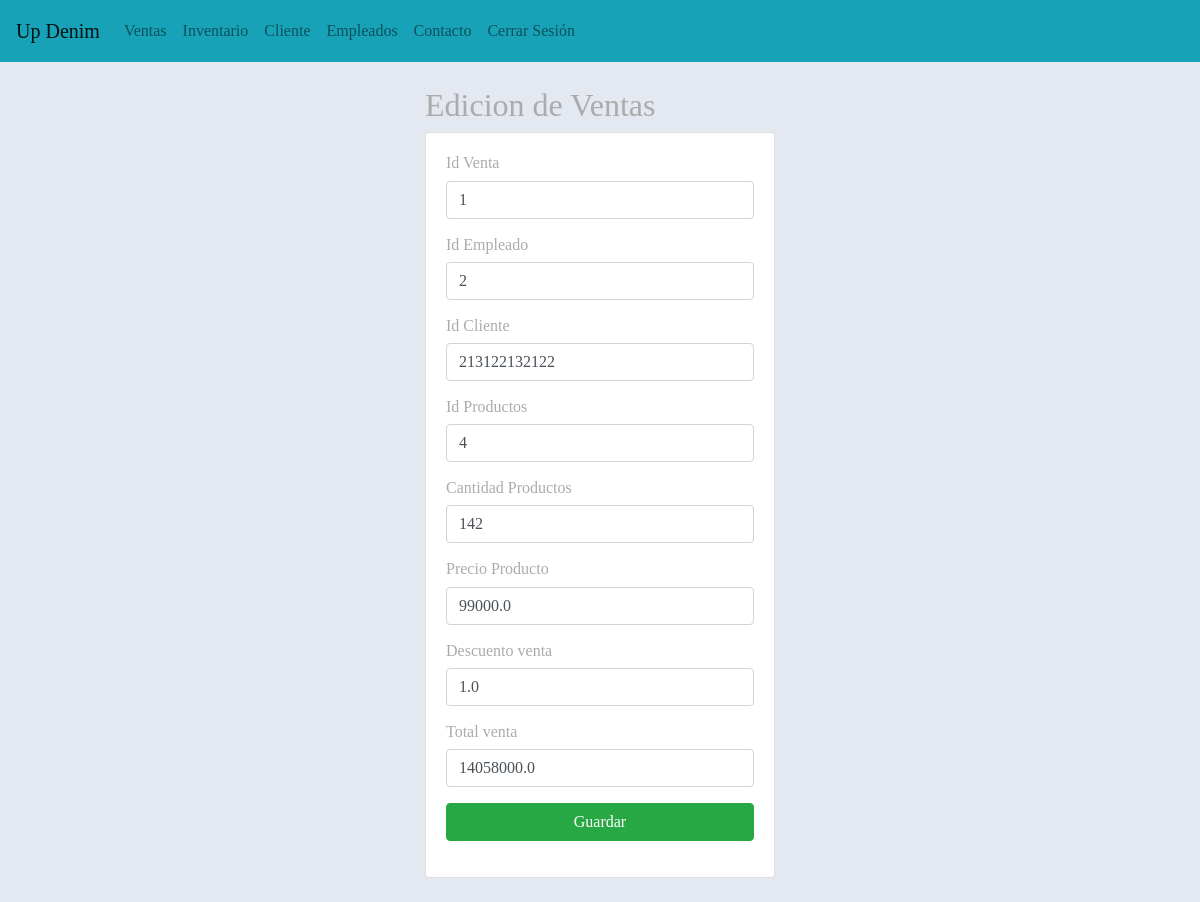
/edicionVenta/1 (signed in), run on the app's committed database.
### aplicaciones/Academico/models.py (models this page shows, shortened)
class Ventas(models.Model):
    idVenta = models.AutoField(primary_key=True)
    cantidadProductos = models.CharField(max_length=50)
    descuentoVenta = models.CharField(max_length=50)
    precioProducto = models.CharField(max_length=50)
    idCliente = models.ForeignKey(Cliente, on_delete=models.CASCADE)
    idEmpleado = models.ForeignKey(Empleado, on_delete=models.CASCADE)  # Corrección aquí
    idProducto = models.CharField(max_length=50)
    TotalVenta = models.CharField(max_length=50)

class Empleado(models.Model):
    idEmpleado = models.AutoField(primary_key=True)
    idDocumentoEmp = models.ForeignKey(Persona, on_delete=models.CASCADE)
    fechaIngreso = models.DateField()
    salario = models.FloatField()
    fechaNacimiento = models.DateField()
    rh = models.CharField(max_length=5)
    idarl = models.ForeignKey(Arl, on_delete=models.CASCADE)
    ideps = models.ForeignKey(Eps, on_delete=models.CASCADE)
    idFondoPension = models.ForeignKey(Fondopension, on_delete=models.CASCADE)
    idCargoEmpleado = models.ForeignKey(CargoEmpleado, on_delete=models.CASCADE)
    iduser = models.ForeignKey(Usuario, on_delete=models.CASCADE)
    idrol = models.ForeignKey(Rol, on_delete=models.CASCADE)
    def __str__(self):
        return f"{self.idEmpleado}"

class Cliente(models.Model):
    idcliente = models.IntegerField(primary_key=True)
    cupocredito = models.IntegerField()
    iddocumento = models.ForeignKey(Persona, on_delete=models.CASCADE)
    idtipocomercio = models.ForeignKey(Tipocomercio, on_delete=models.CASCADE)
    idtipocliente = models.ForeignKey(Tipocliente,on_delete=models.CASCADE)
    def __str__(self):
        return f"{self.iddocumento}"

class Persona(models.Model):
    iddocumento = models.AutoField(primary_key=True)
    primernombre = models.CharField(max_length=45, null=False, blank=False)
    segundonombre = models.CharField(max_length=45, blank=True, null=True)
    primerapellido = models.CharField(max_length=45, null=False, blank=False)
    segundoapellido = models.CharField(max_length=45, blank=True, null=True)
    idcontacto = models.ForeignKey(Contacto, on_delete=models.CASCADE)
    iddireccion = models.ForeignKey(Direccion, on_delete=models.CASCADE)
    idgenero = models.ForeignKey(Genero, on_delete=models.CASCADE)
    def __str__(self):
        texto = '{0}'
        return texto.format(self.iddocumento)

### aplicaciones/Academico/views.py (the view)
# urls.py: path('edicionVenta/<int:idVenta>',views.edicionVenta, name='edicionVenta'),
@login_required
def edicionVenta(request, idVenta):
    venta = Ventas.objects.get(idVenta=idVenta)
    messages.success(request, '¡Venta actualizada!')
    return render(request, "edicionVenta.html", {"ventas": venta})

### aplicaciones/Academico/templates/edicionVenta.html (shortened to what this page needs)
{% extends "./base.html" %}
{% block body %}
<div class= "row">
    <div class="col-md-4 offset-md-4">
        <h2> Edicion de Ventas </h2>
        <div class="card">
            <div class="card-body">
                <form action="/editarVenta/" method="POST">  {% csrf_token %}
                    <div class="form-group">
                        <h6>Id Venta</h6>
                        <input type="text" id="txtIdEditar" name="txtIdEditar" value="{{ventas.idVenta}}" class="form-control" placeholder="Id" minlength="3" maxlength="58"  required>
                    </div>
                    <div class="form-group">
                        <h6>Id Empleado</h6>
                        <input type="text" id="txtEmpleado" name="txtEmpleado" value="{{ventas.idEmpleado}}"class="form-control" placeholder="Cantidad Productos" minlength="1" maxlength="58"  required>
                    </div>
                    <div class="form-group">
                        <h6>Id Cliente</h6>
                        <input type="text" id="txtClientes" name="txtClientes" value="{{ventas.idCliente}}"class="form-control" placeholder="Id Empleado" minlength="1" maxlength="58"  required>
                    </div>
                    <div class="form-group">
                        <h6>Id Productos</h6>
                        <input type="text" id="txtProducto" name="txtProducto" value="{{ventas.idProducto}}" class="form-control" placeholder="Id Cliente" minlength="1" maxlength="58"  required>
                    </div>
                    <div class="form-group">
                        <h6>Cantidad Productos</h6>
                        <input type="text" id="txtCantidad" name="txtCantidad" value="{{ventas.cantidadProductos}}" class="form-control" placeholder="ID Producto" minlength="1" maxlength="58" required>
                    </div>
                    <div class="form-group">
                        <h6>Precio Producto</h6>
                        <input type="text" id="txtPrecio" name="txtPrecio" class="form-control" value="{{ventas.precioProducto}}" placeholder="Precio Producto" minlength="1" maxlength="58" required>
                    </div>
                    <div class="form-group">
                        <h6>Descuento venta</h6>
                        <input type="text" id="txtDescuento" name="txtDescuento" class="form-control" value="{{ventas.descuentoVenta}}" placeholder="Descuento venta" minlength="1" maxlength="58" required>
                    </div>
                    <div class="form-group">
                        <h6>Total venta</h6>
                        <input type="text" id="txtVenta" name="txtVenta" class="form-control" value="{{ventas.TotalVenta}}" placeholder="Total Venta" minlength="3" maxlength="58" required>
                    </div>
                        <div class="form-group">
                            <button type="submit" class="btn btn-success btn-block text-white">Guardar</button>
                        </div>
                 </form>
            </div>
        </div>
    </div>
</div>
{% endblock %}

### aplicaciones/Academico/static/css/gestionVentas.css (style rules this page uses)
body { font-family: "Libre Baskerville", serif; font-weight: 400; font-size: 16px; line-height: 30px; background-color: #e3e8f1; overflow-x:hidden; color: #ababab; }

### data on the page
Ventas: txtIdEditar "1", txtEmpleado "2", txtClientes "213122132122", txtProducto "4", txtCantidad "142", txtPrecio "99000.0", txtDescuento "1.0", txtVenta "14058000.0"
